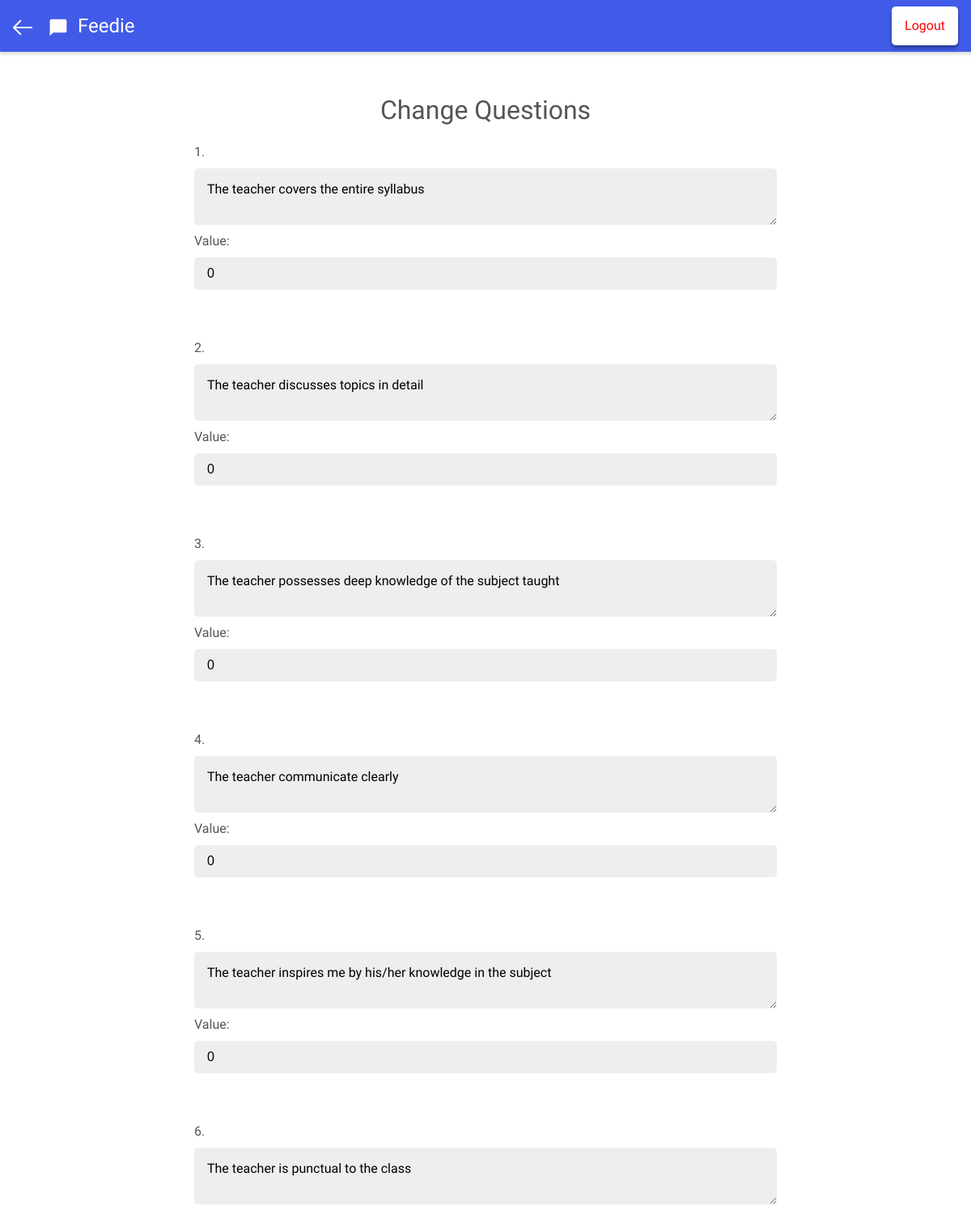
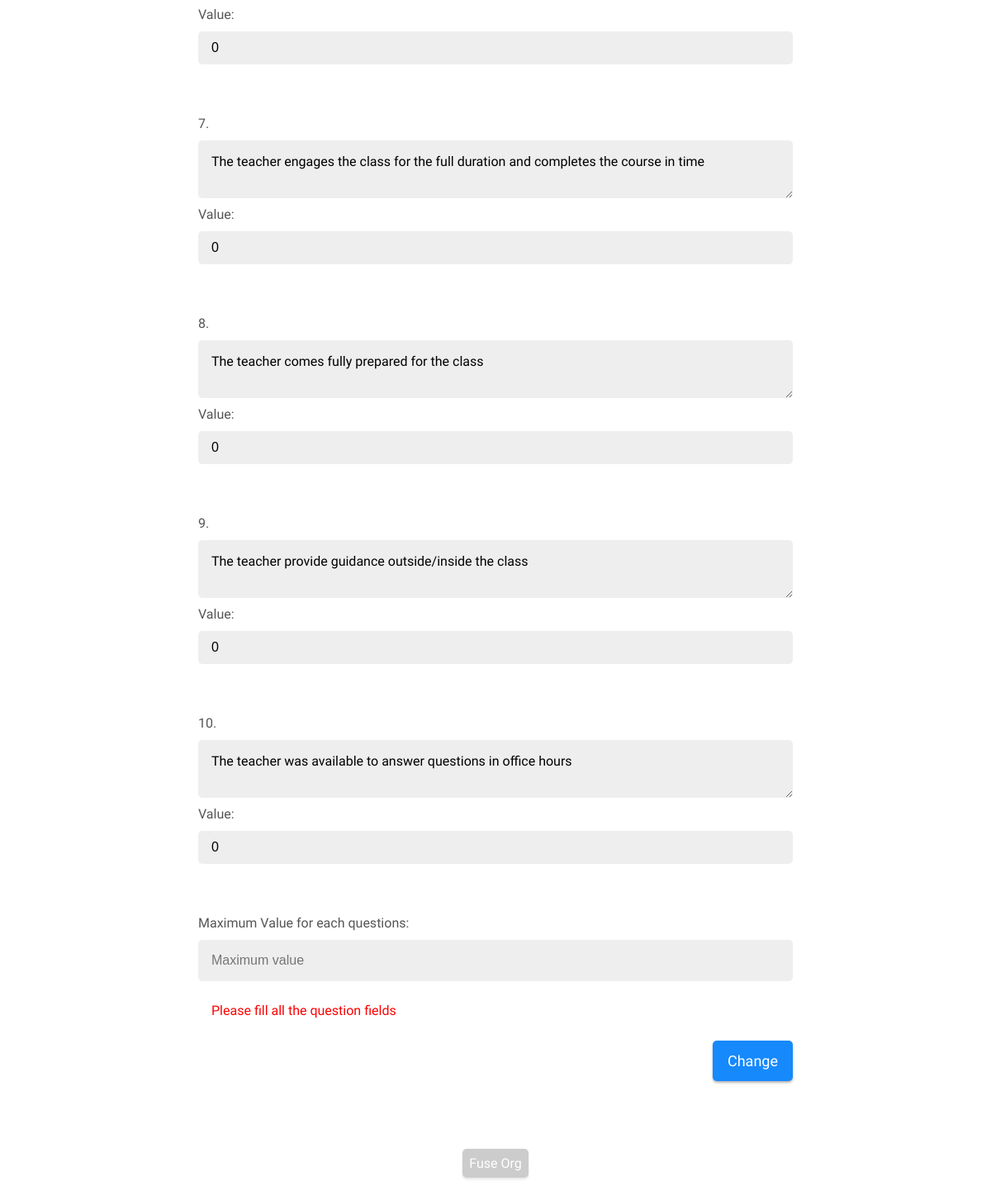
The page /maintainerportal/dashboard/changeqs/index.php (signed in) on the database its author committed (2 pictures, top to bottom).
### tables this page shows
CREATE TABLE `questions` (
  `quest_id` int(2) NOT NULL,
  `quest_content` varchar(250) DEFAULT NULL,
  `quest_value` int(2) NOT NULL DEFAULT '0'
);

### maintainerportal/dashboard/changeqs/index.php (the view, shortened to what this page needs)
<html>
 <head>
  <link rel="stylesheet" type="text/css" href="../../../css.css">
 </head>
 <body>
  <div class="header">
		<div><a href="../"><img src="../../../images/back.svg" class="home"></a></div>
		<img src="../../../images/logo.svg" class="logo"/>
		<div class="title">Feedie</div>
    <a href="../../?logout=1"><div class="logout">Logout</div></a>
  </div>
  <div class="wrapper">
  <div class="container">
		<div class="heading">Change Questions</div>
    <form class="myform" action="" method="post">
      <?php
        include('../../../db_config.php');
        $sql = "SELECT quest_content, quest_value FROM questions WHERE quest_id != 0 ORDER BY quest_id ASC ";
        $result = $conn->query($sql);
        $i = 1;
        if ($result->num_rows > 0){
          while ($row = $result->fetch_assoc()){
            echo $i.". ";
      ?>
			<textarea type="textarea" class="inputvalue" name="q[]" placeholder="Enter Question <?php echo $i; ?>" value="<?php echo $i; ?>"><?php echo $row["quest_content"]; ?></textarea>
      Value:
      <input type="textarea" class="inputvalue" style="margin-bottom: 60px; height: 40px;" name="v[]" placeholder="Enter Value/Mark for Question <?php echo $i; ?>" value="<?php echo $row["quest_value"]; ++$i; ?>">
      <?php
         }
        }
      ?>
    <label>Maximum Value for each questions:</label>
    <input type="text" class="inputvalue" name="max" placeholder="Maximum value"
    value="<?php $sql = "SELECT quest_value FROM questions WHERE quest_id = 0 ";
                 $result = $conn->query($sql);
                 $row = $result->fetch_assoc();
                 echo $row["quest_value"];
           ?>">
    <div class="phpr" style="color:red">
    <label>
    <?php
      if ( !empty($_POST) ) {
        echo "Questions updated";
      }
      else{
        echo "Please fill all the question fields";
      }
    ?>
    </label>
    </div>
    <div style="text-align: right">
    <input class="button" type="submit" value="Change"/>
	  </div>
    </form>
  </div>
  </div>
  <footer><a href="https://fuse-org.firebaseapp.com" class="link" target="_blank">Fuse Org</a></footer>
 </body>
</html>

### css.css (style rules this page uses)
body { margin: 0; padding: 0; font-family: 'Product Sans', 'Roboto', 'Noto', sans-serif; font-size: 16px; line-height: 1.5; color: #555; text-rendering: optimizeLegibility; -webkit-font-smoothing: antialiased; font-smoothing: antialiased; -webkit-touch-callout: none; -webkit-user-select: none; -khtml-user-select: none; -moz-user-select: none; -ms-user-select: none; -o-user-select: none; user-select: none; }
* { transition: all .2s; }
a { text-decoration: none; outline: none; color: inherit; }
.header { background-color: #415be8; position: fixed; display: flex; top: 0px; left: 0px; width: 100%; height: 64px; padding: 0 16px; box-shadow: 0 2px 5px rgba(0,0,0,.2); color: #fff; vertical-align: middle; line-height: 64px; }
.home { width: auto; height: 24px; padding: 22px 0; margin-right: 16px; }
.logo { width: auto; height: 32px; padding: 18px 0; margin-right: 8px; }
.title { font-size: 24px; }
.wrapper { min-height: calc(100vh - 152px); display: flex; align-items: center; padding-top: 64px; }
.container { background-color: #fff; display: flex; flex-direction: column; padding: 32px; width: 60%; height: auto; margin: 0 auto; border-radius: 5px; }
.heading { font-size: 32px; text-transform: capitalize; margin: 16px 0; text-align: center; }
.myform { display: flex; flex-direction: column; width: 100%; }
.inputvalue { display: flex; font-size: 16px; widows: 100%; margin: 8px 0; padding: 16px; border: none; background-color: #eee; border-radius: 5px; }
textarea { min-width: 100%; font-family: 'Product Sans', 'Roboto', 'Noto', sans-serif; }
.button { font-family: 'Product Sans', 'Roboto', 'Noto', sans-serif; background-color: #1689fc; text-transform: capitalize; font-weight: 500; box-shadow: 0 2px 3px rgba(0,0,0,.3); border-radius: 5px; color: white; padding: 14px 18px; text-align: center; font-size: 18px; margin: 8px 0; border: 0; cursor: pointer; outline: 0; }
.phpr { color: #415be8; padding: 16px; }
.logout { position: fixed; right: 16px; box-shadow: 0 3px 4px rgba(0,0,0,.4); background-color: white; top: 8px; text-align: center; padding: 12px 16px; line-height: 1.5; border-radius: 5px; text-decoration: none; color: red; }
footer { display: block; padding: 32px 0; font-size: 16px; color: #555; text-align: center; width: 100%; }
a.link { padding: 8px; border-radius: 5px; background-color: rgba(0,0,0,.2); color: #fff; box-shadow: 0 2px 3px rgba(0,0,0,.1); }

### rows shown on the page
questions: quest_content "The teacher covers the entire syllabus", quest_value "0"
questions: quest_content "The teacher discusses topics in detail", quest_value "0"
questions: quest_content "The teacher possesses deep knowledge of the subject taught", quest_value "0"
questions: quest_content "The teacher communicate clearly", quest_value "0"
questions: quest_content "The teacher inspires me by his/her knowledge in the subject", quest_value "0"
questions: quest_content "The teacher is punctual to the class", quest_value "0"
questions: quest_content "The teacher engages the class for the full duration and completes the course in time", quest_value "0"
questions: quest_content "The teacher comes fully prepared for the class", quest_value "0"
questions: quest_content "The teacher provide guidance outside/inside the class", quest_value "0"
questions: quest_content "The teacher was available to answer questions in office hours", quest_value "0"
